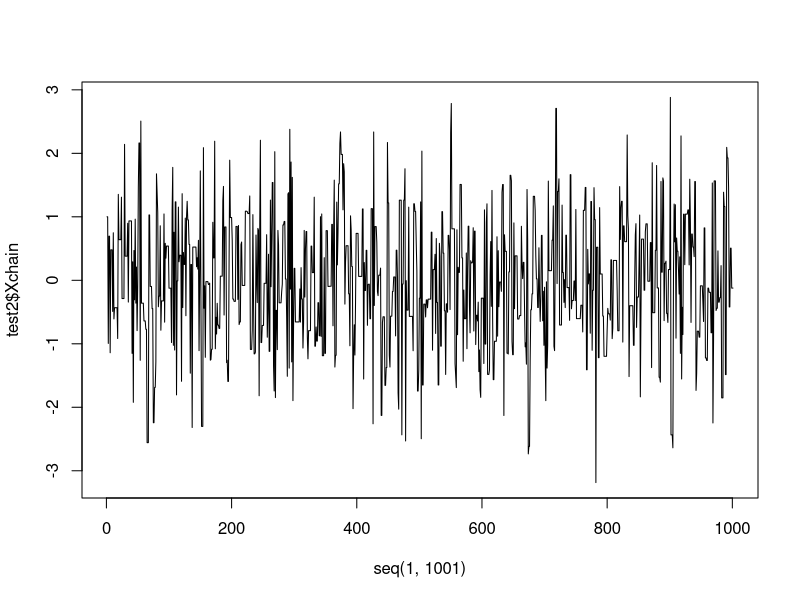

Recreate this plot in R.
serial_block_IMH<-function(x0,N,pi,mu,samp,p,b){
  #preparing where to store inputs and outputs
  x<-matrix(10,nrow=p,ncol=N+1)
  w<-matrix(100,nrow=p,ncol=N+1)
  xchain<-rep(0,N+1)
  wchain<-rep(0,N+1)
  xstar<-rep(0,N+1)
  wstar<-rep(0,N+1)
  perm<-rep(0,p)
  xprop<-rep(0,p)
  wprop<-rep(0,p)
  #Initalisation
  x[,1]<-x0
  w[,1]<-pi(x0)/mu(x0)
  xchain[1]<-x0
  wchain[1]<-x0
  #sampling and calculating their weights
  xstar<-samp(N)
  wstar<-pi(xstar)/mu(xstar)
  #for each block
  for(j in 1:b){
    xprop<-xstar[((j-1)*p+1):((j)*p)]
    wprop<-wstar[((j-1)*p+1):((j)*p)]
    xstart<-xchain[((j-1)*p+1)]
    wstart<-wchain[((j-1)*p+1)]
    #for each row in our block
    for(k in 1:p){
    #accepting or rejecting the first step, constant for every row  
      perm<-sample(1:p,size=p,replace=FALSE)
      if(runif(1,0,1)<=min(1,wprop[perm[1]]/wstart)){
        x[k,((j-1)*p+2)]<-xprop[perm[1]]
        w[k,((j-1)*p+2)]<-wprop[perm[1]]
      }
      else{
        x[k,((j-1)*p+2)]<-xstart
        w[k,((j-1)*p+2)]<-wstart
      }  
    #for each collum in our block i.e our actual markov chain 
      for(i in 1:(p-1)){
        if(runif(1,0,1)<=min(1,wprop[perm[i+1]]/w[k,(((j-1)*p+2)+i-1)])){
          x[k,(((j-1)*p+2)+i)]<-xprop[perm[i+1]]
          w[k,(((j-1)*p+2)+i)]<-wprop[perm[i+1]]
        }
        else{
          x[k,(((j-1)*p+2)+i)]<-x[k,(((j-1)*p+2)+i-1)]
          w[k,(((j-1)*p+2)+i)]<-w[k,(((j-1)*p+2)+i-1)]
        }
      }
    }
    l<-sample(1:p,size=1)
    xchain[((j-1)*p+2):((j)*p+1)]<-x[l,(((j-1)*p+2):((j)*p+1))]
    wchain[((j-1)*p+2):((j)*p+1)]<-w[l,(((j-1)*p+2):((j)*p+1))]
  }
  return(list("X"=x,"Xchain"=xchain))
}

test2<-serial_block_IMH(1,N=1000,function(x) {dnorm(x,0,1)},function(y) {dnorm(y,0,2)},function(n) {rnorm(n,0,2)},p=100,b=10)
test2$X
plot(seq(1,1001),test2$Xchain,type="l")
sum(test2$X)
